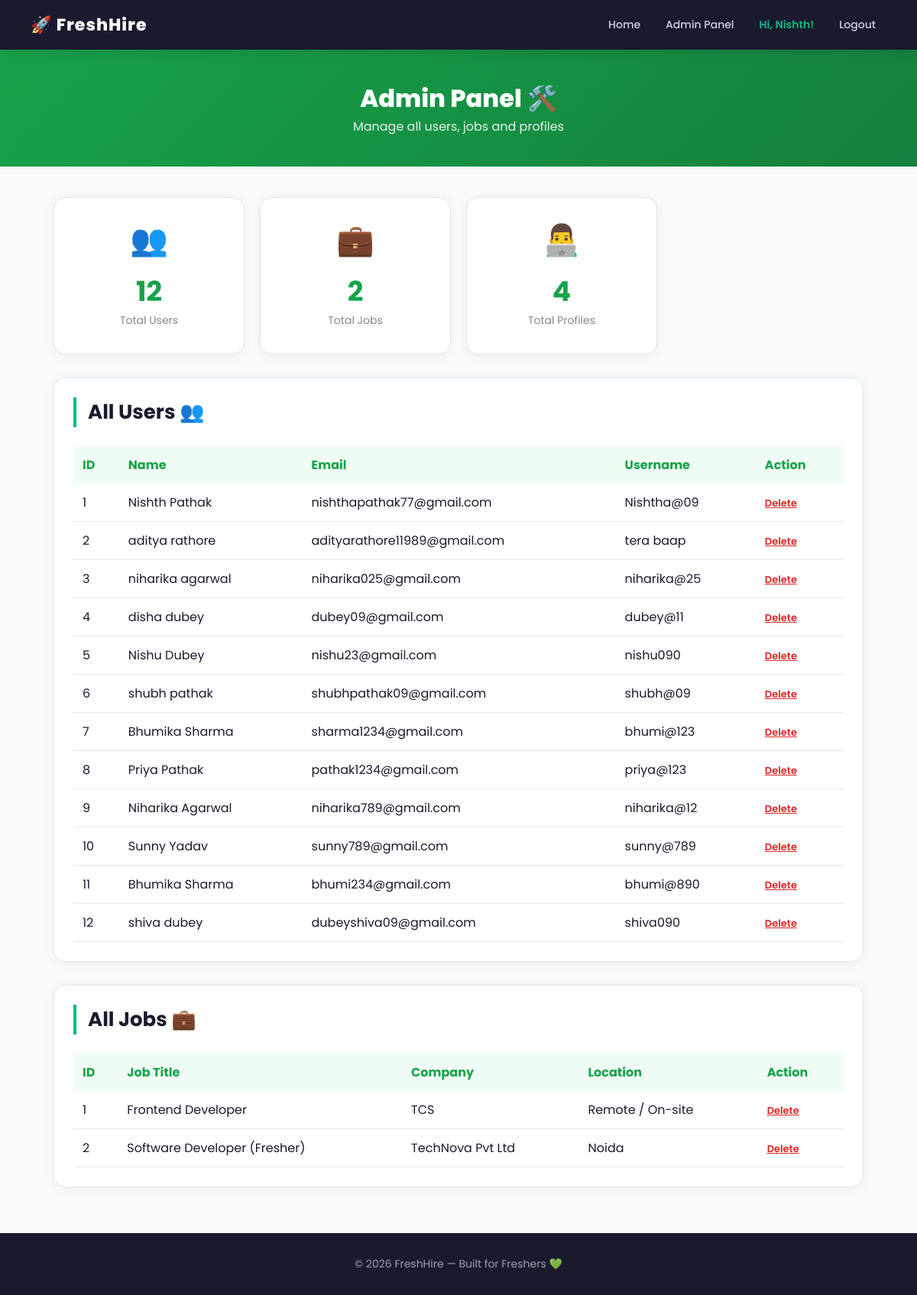
Page /admin (signed in) on the earlier database version.
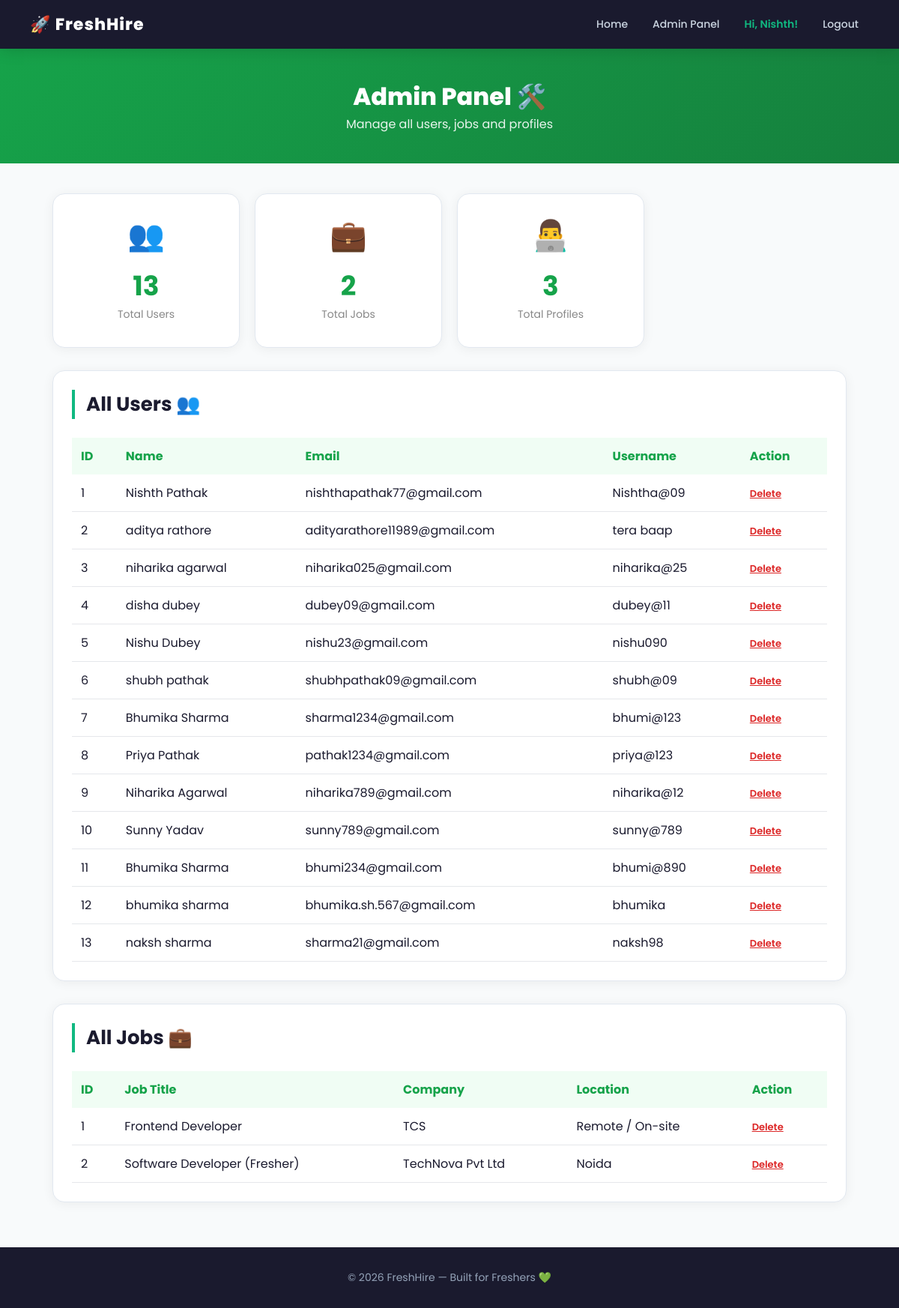
Same page on the later database version.
### tables this page shows
CREATE TABLE users (
    id         INTEGER PRIMARY KEY AUTOINCREMENT,
    first_name TEXT NOT NULL,
    last_name  TEXT,
    email      TEXT UNIQUE NOT NULL,
    username   TEXT UNIQUE NOT NULL,
    password   TEXT NOT NULL
, role TEXT DEFAULT fresher, phone TEXT);

CREATE TABLE jobs (
    id               INTEGER PRIMARY KEY AUTOINCREMENT,
    posted_by        INTEGER,
    job_title        TEXT,
    company          TEXT,
    location         TEXT,
    description      TEXT,
    required_skills  TEXT,
    salary           TEXT,
    apply_link       TEXT
);

### app.py (the view)
@app.route("/admin")
def admin():
    if "user_id" not in session:
        flash("Please login first!", "error")
        return redirect(url_for("login"))
    conn = get_db()
    is_admin = conn.execute(
        "SELECT * FROM admins WHERE user_id=?", (session["user_id"],)
    ).fetchone()
    if not is_admin:
        conn.close()
        flash("Access denied!", "error")
        return redirect(url_for("home"))
    users    = conn.execute("SELECT * FROM users").fetchall()
    jobs     = conn.execute("SELECT * FROM jobs").fetchall()
    profiles = conn.execute("SELECT * FROM profiles").fetchall()
    conn.close()
    return render_template("admin.html", users=users, jobs=jobs, profiles=profiles)

### app.py (called while the page is built)
def get_db():
    conn = sqlite3.connect("freshhire.db")
    conn.row_factory = sqlite3.Row
    return conn

@app.context_processor
def inject_globals():
    notif_count = 0
    if "user_id" in session:
        try:
            conn = get_db()
            notif_count = conn.execute(
                "SELECT COUNT(*) FROM notifications WHERE user_id=? AND is_read=0",
                (session["user_id"],)
            ).fetchone()[0]
            conn.close()
        except:
            pass
    return {"notif_count": notif_count}

### templates/admin.html (shortened to what the changed rows need)
<!DOCTYPE html>
<html>
<head>
    <link rel="stylesheet" href="/static/style.css">
</head>
<body>
<nav>
    <h2>🚀 FreshHire</h2>
    <div class="nav-links">
        <a href="/">Home</a>
        <a href="/admin">Admin Panel</a>
        <span>Hi, {{ session.get('name') }}!</span>
        <a href="/logout">Logout</a>
    </div>
</nav>
<div style="background: linear-gradient(135deg, #16a34a, #15803d); padding:40px 20px; text-align:center; color:white;">
    <h1 style="font-size:32px; font-weight:800;">Admin Panel 🛠️</h1>
</div>
<div class="container">
    <div style="display:grid; grid-template-columns:repeat(auto-fill, minmax(200px, 1fr)); gap:20px; margin-top:30px;">
        <div class="card" style="text-align:center;">
            <div style="font-size:40px; margin-bottom:10px;">👥</div>
            <h2 style="color:#16a34a; font-size:36px;">{{ users|length }}</h2>
            <p style="color:#888;">Total Users</p>
        </div>
        <div class="card" style="text-align:center;">
            <h2 style="color:#16a34a; font-size:36px;">{{ jobs|length }}</h2>
        </div>
        <div class="card" style="text-align:center;">
            <div style="font-size:40px; margin-bottom:10px;">👨‍💻</div>
            <h2 style="color:#16a34a; font-size:36px;">{{ profiles|length }}</h2>
            <p style="color:#888;">Total Profiles</p>
        </div>
    </div>
    <div class="card" style="margin-top:30px;">
        <h2 class="section-title">All Users 👥</h2>
        <table style="width:100%; border-collapse:collapse;">
            <thead>
                <tr style="background:#f0fdf4;">
                    <th style="padding:12px; text-align:left; color:#16a34a;">ID</th>
                    <th style="padding:12px; text-align:left; color:#16a34a;">Name</th>
                    <th style="padding:12px; text-align:left; color:#16a34a;">Email</th>
                    <th style="padding:12px; text-align:left; color:#16a34a;">Username</th>
                    <th style="padding:12px; text-align:left; color:#16a34a;">Action</th>
                </tr>
            </thead>
            <tbody>
                {% for user in users %}
                <tr style="border-bottom:1px solid #e5e7eb;">
                    <td style="padding:12px;">{{ user.id }}</td>
                    <td style="padding:12px;">{{ user.first_name }} {{ user.last_name }}</td>
                    <td style="padding:12px;">{{ user.email }}</td>
                    <td style="padding:12px;">{{ user.username }}</td>
                    <td style="padding:12px;">
                        <a href="/admin/delete-user/{{ user.id }}"
                           onclick="return confirm('Delete this user?')"
                           style="color:#dc2626; font-size:13px; font-weight:600;">Delete</a>
                    </td>
                </tr>
                {% endfor %}
            </tbody>
        </table>
    </div>
    <div class="card" style="margin-top:30px;">
        <h2 class="section-title">All Jobs 💼</h2>
        <table style="width:100%; border-collapse:collapse;">
            <thead>
                <tr style="background:#f0fdf4;">
                    <th style="padding:12px; text-align:left; color:#16a34a;">ID</th>
                    <th style="padding:12px; text-align:left; color:#16a34a;">Job Title</th>
                    <th style="padding:12px; text-align:left; color:#16a34a;">Company</th>
                    <th style="padding:12px; text-align:left; color:#16a34a;">Location</th>
                    <th style="padding:12px; text-align:left; color:#16a34a;">Action</th>
                </tr>
            </thead>
            <tbody>
                {% for job in jobs %}
                <tr style="border-bottom:1px solid #e5e7eb;">
                    <td style="padding:12px;">{{ job.id }}</td>
                    <td style="padding:12px;">{{ job.job_title }}</td>
                    <td style="padding:12px;">{{ job.company }}</td>
                    <td style="padding:12px;">{{ job.location }}</td>
                    <td style="padding:12px;">
                        <a href="/admin/delete-job/{{ job.id }}"
                           onclick="return confirm('Delete this job?')"
                           style="color:#dc2626; font-size:13px; font-weight:600;">Delete</a>
                    </td>
                </tr>
                {% endfor %}
            </tbody>
        </table>
    </div>
</div>
</body>
</html>

Differences in the rows shown:
changed users id 12: first_name "shiva" → "bhumika"; last_name "dubey" → "sharma"; email "dubeyshiva09@gmail.com" → "bhumika.sh.567@gmail.com"; username "shiva090" → "bhumika"
added users: id "13", first_name "naksh", last_name "sharma", email "sharma21@gmail.com", username "naksh98"
Other differences:
{{ users|length }}: "12" → "13"
{{ profiles|length }}: "4" → "3"
